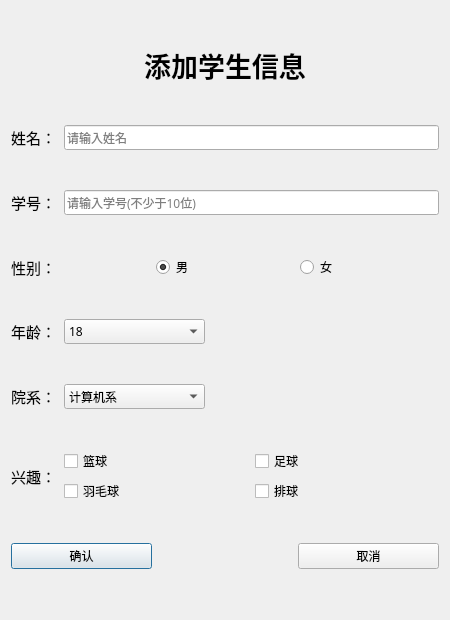
<?xml version="1.0" encoding="UTF-8"?>
<ui version="4.0">
 <class>addStu</class>
 <widget class="QDialog" name="addStu">
  <property name="geometry">
   <rect>
    <x>0</x>
    <y>0</y>
    <width>450</width>
    <height>620</height>
   </rect>
  </property>
  <property name="minimumSize">
   <size>
    <width>450</width>
    <height>620</height>
   </size>
  </property>
  <property name="maximumSize">
   <size>
    <width>450</width>
    <height>620</height>
   </size>
  </property>
  <property name="windowTitle">
   <string>添加学生</string>
  </property>
  <layout class="QVBoxLayout" name="verticalLayout">
   <item>
    <widget class="QLabel" name="label">
     <property name="sizePolicy">
      <sizepolicy hsizetype="Preferred" vsizetype="Fixed">
       <horstretch>0</horstretch>
       <verstretch>0</verstretch>
      </sizepolicy>
     </property>
     <property name="font">
      <font>
       <family>黑体</family>
       <pointsize>20</pointsize>
       <weight>75</weight>
       <italic>false</italic>
       <bold>true</bold>
       <strikeout>false</strikeout>
      </font>
     </property>
     <property name="text">
      <string>添加学生信息</string>
     </property>
     <property name="alignment">
      <set>Qt::AlignCenter</set>
     </property>
    </widget>
   </item>
   <item>
    <layout class="QHBoxLayout" name="name" stretch="1,8">
     <item>
      <widget class="QLabel" name="label_name">
       <property name="font">
        <font>
         <family>黑体</family>
         <pointsize>11</pointsize>
        </font>
       </property>
       <property name="text">
        <string>姓名：</string>
       </property>
      </widget>
     </item>
     <item>
      <widget class="QLineEdit" name="le_name">
       <property name="font">
        <font>
         <family>黑体</family>
        </font>
       </property>
       <property name="placeholderText">
        <string>请输入姓名</string>
       </property>
       <property name="clearButtonEnabled">
        <bool>true</bool>
       </property>
      </widget>
     </item>
    </layout>
   </item>
   <item>
    <layout class="QHBoxLayout" name="num" stretch="1,8">
     <item>
      <widget class="QLabel" name="label_num">
       <property name="font">
        <font>
         <family>黑体</family>
         <pointsize>11</pointsize>
        </font>
       </property>
       <property name="text">
        <string>学号：</string>
       </property>
      </widget>
     </item>
     <item>
      <widget class="QLineEdit" name="le_num">
       <property name="font">
        <font>
         <family>黑体</family>
        </font>
       </property>
       <property name="placeholderText">
        <string>请输入学号(不少于10位)</string>
       </property>
       <property name="clearButtonEnabled">
        <bool>true</bool>
       </property>
      </widget>
     </item>
    </layout>
   </item>
   <item>
    <layout class="QHBoxLayout" name="sex" stretch="3,3,3">
     <item>
      <widget class="QLabel" name="label_sex">
       <property name="font">
        <font>
         <family>黑体</family>
         <pointsize>11</pointsize>
        </font>
       </property>
       <property name="text">
        <string>性别：</string>
       </property>
      </widget>
     </item>
     <item>
      <widget class="QRadioButton" name="rbtn_male">
       <property name="font">
        <font>
         <family>黑体</family>
         <pointsize>9</pointsize>
        </font>
       </property>
       <property name="text">
        <string>男</string>
       </property>
       <property name="checked">
        <bool>true</bool>
       </property>
       <attribute name="buttonGroup">
        <string notr="true">sexGroup</string>
       </attribute>
      </widget>
     </item>
     <item>
      <widget class="QRadioButton" name="rbtn_female">
       <property name="font">
        <font>
         <family>黑体</family>
         <pointsize>9</pointsize>
        </font>
       </property>
       <property name="text">
        <string>女</string>
       </property>
       <attribute name="buttonGroup">
        <string notr="true">sexGroup</string>
       </attribute>
      </widget>
     </item>
    </layout>
   </item>
   <item>
    <layout class="QHBoxLayout" name="age" stretch="1,3,5">
     <item>
      <widget class="QLabel" name="label_age">
       <property name="font">
        <font>
         <family>黑体</family>
         <pointsize>11</pointsize>
        </font>
       </property>
       <property name="text">
        <string>年龄：</string>
       </property>
      </widget>
     </item>
     <item>
      <widget class="QComboBox" name="comboBox_age">
       <property name="font">
        <font>
         <family>黑体</family>
        </font>
       </property>
       <item>
        <property name="text">
         <string>18</string>
        </property>
       </item>
       <item>
        <property name="text">
         <string>19</string>
        </property>
       </item>
       <item>
        <property name="text">
         <string>20</string>
        </property>
       </item>
       <item>
        <property name="text">
         <string>21</string>
        </property>
       </item>
       <item>
        <property name="text">
         <string>22</string>
        </property>
       </item>
       <item>
        <property name="text">
         <string>23</string>
        </property>
       </item>
       <item>
        <property name="text">
         <string>24</string>
        </property>
       </item>
       <item>
        <property name="text">
         <string>25</string>
        </property>
       </item>
       <item>
        <property name="text">
         <string>26</string>
        </property>
       </item>
      </widget>
     </item>
     <item>
      <spacer name="horizontalSpacer_2">
       <property name="orientation">
        <enum>Qt::Horizontal</enum>
       </property>
       <property name="sizeHint" stdset="0">
        <size>
         <width>40</width>
         <height>20</height>
        </size>
       </property>
      </spacer>
     </item>
    </layout>
   </item>
   <item>
    <layout class="QHBoxLayout" name="major" stretch="1,3,5">
     <item>
      <widget class="QLabel" name="label_major">
       <property name="font">
        <font>
         <family>黑体</family>
         <pointsize>11</pointsize>
        </font>
       </property>
       <property name="text">
        <string>院系：</string>
       </property>
      </widget>
     </item>
     <item>
      <widget class="QComboBox" name="comboBox_major">
       <property name="font">
        <font>
         <family>黑体</family>
        </font>
       </property>
       <item>
        <property name="text">
         <string>计算机系</string>
        </property>
       </item>
       <item>
        <property name="text">
         <string>数字媒体系</string>
        </property>
       </item>
       <item>
        <property name="text">
         <string>机械系</string>
        </property>
       </item>
       <item>
        <property name="text">
         <string>商务管理学院</string>
        </property>
       </item>
       <item>
        <property name="text">
         <string>高职学院</string>
        </property>
       </item>
      </widget>
     </item>
     <item>
      <spacer name="horizontalSpacer_3">
       <property name="orientation">
        <enum>Qt::Horizontal</enum>
       </property>
       <property name="sizeHint" stdset="0">
        <size>
         <width>40</width>
         <height>20</height>
        </size>
       </property>
      </spacer>
     </item>
    </layout>
   </item>
   <item>
    <layout class="QHBoxLayout" name="ins" stretch="1,8">
     <item>
      <widget class="QLabel" name="label_ins">
       <property name="font">
        <font>
         <family>黑体</family>
         <pointsize>11</pointsize>
        </font>
       </property>
       <property name="text">
        <string>兴趣：</string>
       </property>
      </widget>
     </item>
     <item>
      <layout class="QGridLayout" name="gridLayout">
       <item row="0" column="0">
        <widget class="QCheckBox" name="basketball">
         <property name="font">
          <font>
           <family>黑体</family>
          </font>
         </property>
         <property name="text">
          <string>篮球</string>
         </property>
         <attribute name="buttonGroup">
          <string notr="true">insGroup</string>
         </attribute>
        </widget>
       </item>
       <item row="0" column="1">
        <widget class="QCheckBox" name="football">
         <property name="font">
          <font>
           <family>黑体</family>
          </font>
         </property>
         <property name="text">
          <string>足球</string>
         </property>
         <attribute name="buttonGroup">
          <string notr="true">insGroup</string>
         </attribute>
        </widget>
       </item>
       <item row="1" column="0">
        <widget class="QCheckBox" name="badminton">
         <property name="font">
          <font>
           <family>黑体</family>
          </font>
         </property>
         <property name="text">
          <string>羽毛球</string>
         </property>
         <attribute name="buttonGroup">
          <string notr="true">insGroup</string>
         </attribute>
        </widget>
       </item>
       <item row="1" column="1">
        <widget class="QCheckBox" name="volleyball">
         <property name="font">
          <font>
           <family>黑体</family>
          </font>
         </property>
         <property name="text">
          <string>排球</string>
         </property>
         <attribute name="buttonGroup">
          <string notr="true">insGroup</string>
         </attribute>
        </widget>
       </item>
      </layout>
     </item>
    </layout>
   </item>
   <item>
    <layout class="QHBoxLayout" name="btn" stretch="3,3,3">
     <item>
      <widget class="QPushButton" name="pbtn_OK">
       <property name="font">
        <font>
         <family>黑体</family>
        </font>
       </property>
       <property name="text">
        <string>确认</string>
       </property>
      </widget>
     </item>
     <item>
      <spacer name="horizontalSpacer">
       <property name="orientation">
        <enum>Qt::Horizontal</enum>
       </property>
       <property name="sizeHint" stdset="0">
        <size>
         <width>40</width>
         <height>20</height>
        </size>
       </property>
      </spacer>
     </item>
     <item>
      <widget class="QPushButton" name="pbtn_cancel">
       <property name="font">
        <font>
         <family>黑体</family>
        </font>
       </property>
       <property name="text">
        <string>取消</string>
       </property>
      </widget>
     </item>
    </layout>
   </item>
  </layout>
 </widget>
 <layoutdefault spacing="6" margin="11"/>
 <resources/>
 <connections/>
 <buttongroups>
  <buttongroup name="sexGroup">
   <property name="exclusive">
    <bool>true</bool>
   </property>
  </buttongroup>
  <buttongroup name="insGroup">
   <property name="exclusive">
    <bool>false</bool>
   </property>
  </buttongroup>
 </buttongroups>
</ui>
